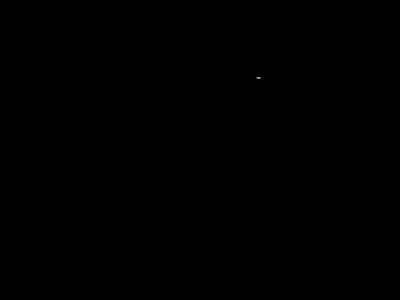
Frame 1 (no input)
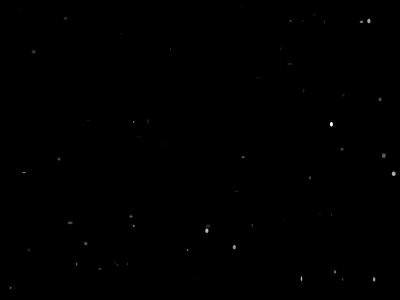
Frame 60 (the mouse pressed at the canvas centre just before this capture)
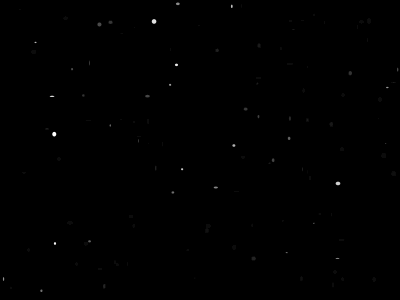
Frame 120 (the mouse held since frame 60 and released just before this capture)

The Processing sketch that drew these frames (run headless with seeded random() and noise(); from frame 60 on, the mouse is pressed at the canvas centre):

// Processing sketch: starryNight
// ── starryNight.pde
void setup() {
	size(400,300);
	background(0);	
	noStroke();
}

void draw() {
	// fading effect
	fill(0,10);
	rect(0, 0, width, height);
	
	// stars...
	fill(255);
	ellipse(random(width), random(height), random(5), random(5));
}
